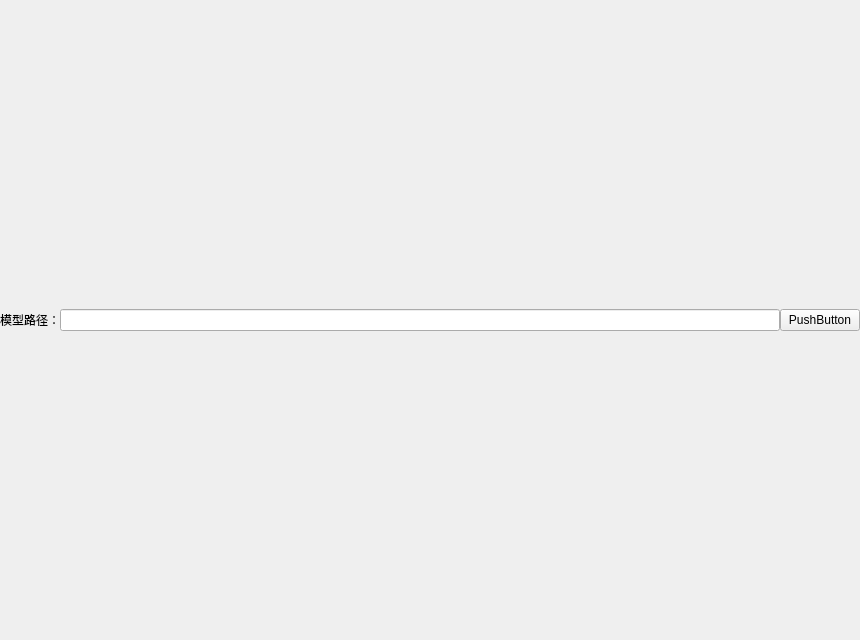
<?xml version="1.0" encoding="UTF-8"?>
<ui version="4.0">
 <class>StanfordBunnyForm</class>
 <widget class="QWidget" name="StanfordBunnyForm">
  <property name="geometry">
   <rect>
    <x>0</x>
    <y>0</y>
    <width>860</width>
    <height>640</height>
   </rect>
  </property>
  <property name="windowTitle">
   <string>Form</string>
  </property>
  <layout class="QGridLayout" name="gridLayout_2" rowstretch="0,1">
   <property name="leftMargin">
    <number>0</number>
   </property>
   <property name="topMargin">
    <number>0</number>
   </property>
   <property name="rightMargin">
    <number>0</number>
   </property>
   <property name="bottomMargin">
    <number>0</number>
   </property>
   <property name="spacing">
    <number>0</number>
   </property>
   <item row="0" column="0">
    <layout class="QHBoxLayout" name="horizontalLayout">
     <item>
      <widget class="QLabel" name="label">
       <property name="text">
        <string>模型路径：</string>
       </property>
      </widget>
     </item>
     <item>
      <widget class="QLineEdit" name="lineEdit_loadFilepath"/>
     </item>
     <item>
      <widget class="QPushButton" name="btn_loadFilepath">
       <property name="text">
        <string>PushButton</string>
       </property>
      </widget>
     </item>
    </layout>
   </item>
   <item row="1" column="0">
    <layout class="QGridLayout" name="gridLayout">
     <property name="spacing">
      <number>0</number>
     </property>
    </layout>
   </item>
  </layout>
 </widget>
 <resources/>
 <connections/>
</ui>
